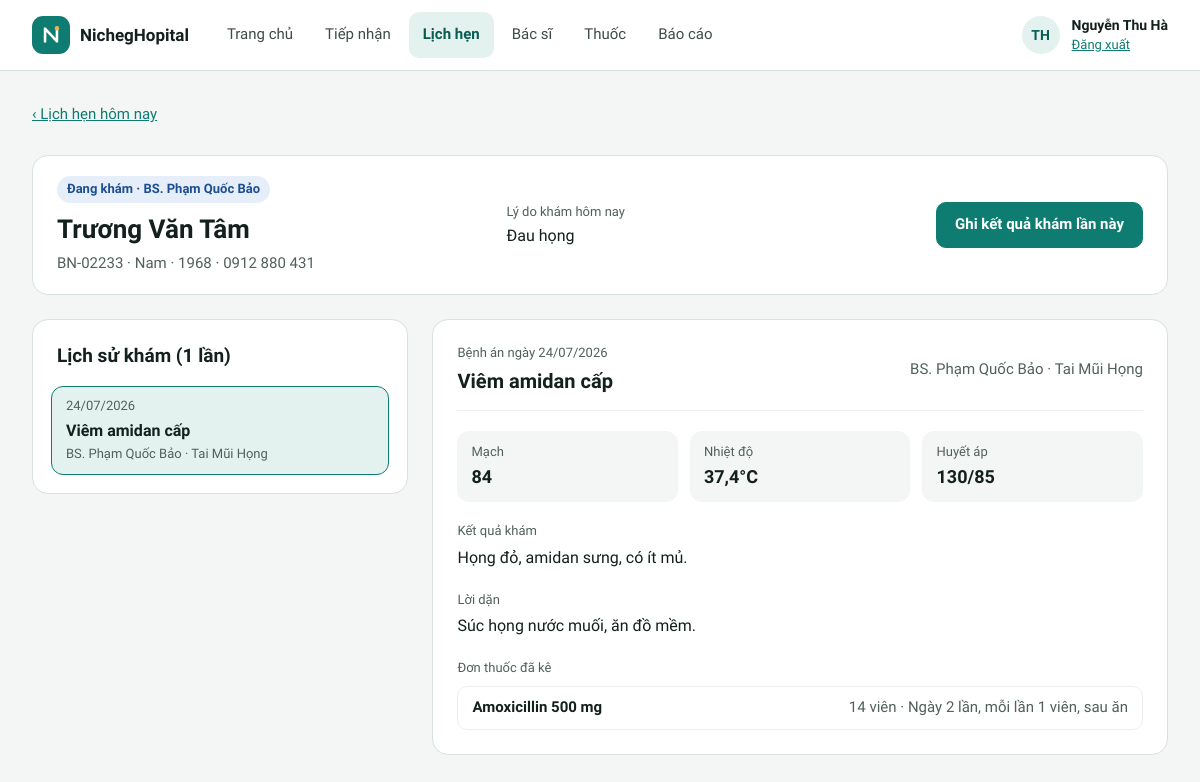
/quan-ly/lich-su-kham.php?id=104 (signed in), run on the app's committed database.
### tables this page shows
CREATE TABLE lich_hen (
  id           INT UNSIGNED AUTO_INCREMENT PRIMARY KEY,
  benh_nhan_id INT UNSIGNED NOT NULL,
  bac_si_id    INT UNSIGNED NOT NULL,
  ngay         DATE NOT NULL,
  gio          TIME NOT NULL,
  loai         ENUM('hen_truoc', 'vang_lai') NOT NULL DEFAULT 'hen_truoc' COMMENT 'vang_lai: đến khám không hẹn trước',
  ly_do        VARCHAR(255) NULL,
  trang_thai   ENUM('da_dat', 'cho_kham', 'dang_kham', 'da_kham', 'da_huy') NOT NULL DEFAULT 'da_dat',
  ly_do_huy    VARCHAR(100) NULL,
  tao_luc      DATETIME NOT NULL DEFAULT CURRENT_TIMESTAMP,
   
   
   
  giu_cho      TINYINT AS (IF(trang_thai = 'da_huy' OR loai = 'vang_lai', NULL, 1)) STORED,
  UNIQUE KEY uq_khung_gio (bac_si_id, ngay, gio, giu_cho),
  INDEX idx_lh_ngay (ngay, trang_thai),
  INDEX idx_lh_benh_nhan (benh_nhan_id),
  CONSTRAINT fk_lh_benh_nhan FOREIGN KEY (benh_nhan_id) REFERENCES benh_nhan (id),
  CONSTRAINT fk_lh_bac_si FOREIGN KEY (bac_si_id) REFERENCES bac_si (id)
);

CREATE TABLE bac_si (
  id            INT UNSIGNED AUTO_INCREMENT PRIMARY KEY,
  ho_ten        VARCHAR(100) NOT NULL,
  chuyen_khoa   VARCHAR(50)  NOT NULL,
  phong         VARCHAR(20)  NOT NULL,
  so_dien_thoai CHAR(10)     NOT NULL,
  email         VARCHAR(100) NULL,
  trinh_do      VARCHAR(100) NULL
);

CREATE TABLE benh_nhan (
  id            INT UNSIGNED AUTO_INCREMENT PRIMARY KEY,
  ma            VARCHAR(10)  NULL UNIQUE,
  ho_ten        VARCHAR(100) NOT NULL,
  so_dien_thoai CHAR(10)     NOT NULL UNIQUE,
  nam_sinh      SMALLINT UNSIGNED NULL,
  gioi_tinh     ENUM('Nam', 'Nữ') NULL,
  dia_chi       VARCHAR(255) NULL,
  tao_luc       DATETIME NOT NULL DEFAULT CURRENT_TIMESTAMP
);

CREATE TABLE benh_an (
  id           INT UNSIGNED AUTO_INCREMENT PRIMARY KEY,
  lich_hen_id  INT UNSIGNED NOT NULL UNIQUE,
  benh_nhan_id INT UNSIGNED NOT NULL,
  bac_si_id    INT UNSIGNED NOT NULL,
  ngay_kham    DATE NOT NULL,
  mach         VARCHAR(10) NULL,
  nhiet_do     VARCHAR(10) NULL,
  huyet_ap     VARCHAR(15) NULL,
  can_nang     VARCHAR(10) NULL,
  ket_qua      TEXT NOT NULL,
  chan_doan    VARCHAR(255) NOT NULL,
  loi_dan      TEXT NULL,
  tao_luc      DATETIME NOT NULL DEFAULT CURRENT_TIMESTAMP,
  INDEX idx_ba_benh_nhan (benh_nhan_id),
  INDEX idx_ba_ngay (ngay_kham),
  CONSTRAINT fk_ba_lich_hen FOREIGN KEY (lich_hen_id) REFERENCES lich_hen (id),
  CONSTRAINT fk_ba_benh_nhan FOREIGN KEY (benh_nhan_id) REFERENCES benh_nhan (id),
  CONSTRAINT fk_ba_bac_si FOREIGN KEY (bac_si_id) REFERENCES bac_si (id)
);

CREATE TABLE chi_tiet_don_thuoc (
  id           INT UNSIGNED AUTO_INCREMENT PRIMARY KEY,
  don_thuoc_id INT UNSIGNED NOT NULL,
  thuoc_id     INT UNSIGNED NOT NULL,
  so_luong     SMALLINT UNSIGNED NOT NULL,
  cach_dung    VARCHAR(255) NULL,
  UNIQUE KEY uq_thuoc_trong_don (don_thuoc_id, thuoc_id),
  CONSTRAINT fk_ct_don FOREIGN KEY (don_thuoc_id) REFERENCES don_thuoc (id) ON DELETE CASCADE,
  CONSTRAINT fk_ct_thuoc FOREIGN KEY (thuoc_id) REFERENCES thuoc (id)
);

CREATE TABLE thuoc (
  id          INT UNSIGNED AUTO_INCREMENT PRIMARY KEY,
  ma          VARCHAR(10)  NOT NULL UNIQUE,
  ten         VARCHAR(100) NOT NULL,
  ham_luong   VARCHAR(30)  NOT NULL,
  don_vi      VARCHAR(20)  NOT NULL,
  nhom        VARCHAR(50)  NOT NULL,
  lieu_toi_da VARCHAR(50)  NULL,
  luu_y       VARCHAR(500) NULL
);

### includes/tien-ich.php (called while the page is built, shortened)
<?php
function e(mixed $gia_tri): string
{
    return htmlspecialchars((string) ($gia_tri ?? ''), ENT_QUOTES, 'UTF-8');
}
function duong_dan_goc(): string
{
    static $goc = null;
    if ($goc === null) {
        $thu_muc_public = str_replace('\\', '/', (string) realpath(__DIR__ . '/../public'));
        $goc_web = rtrim(str_replace('\\', '/', (string) realpath($_SERVER['DOCUMENT_ROOT'] ?? '')), '/');
        $goc = '';
        if ($goc_web !== '' && str_starts_with($thu_muc_public . '/', $goc_web . '/')) {
            $phan = trim(substr($thu_muc_public, strlen($goc_web)), '/');
            $goc = $phan === '' ? '' : '/' . implode('/', array_map('rawurlencode', explode('/', $phan)));
        }
    }
    return $goc;
}
function url(string $trang, array $tham_so = []): string
{
    $tham_so = array_filter($tham_so, fn($v) => $v !== null && $v !== '');
    $chuoi = $tham_so ? '?' . http_build_query($tham_so, '', '&', PHP_QUERY_RFC3986) : '';
    return duong_dan_goc() . '/' . ltrim($trang, '/') . $chuoi;
}
function chi_so(string $chuoi): string
{
    return preg_replace('/\D+/', '', $chuoi);
}
function dinh_dang_sdt(?string $sdt): string
{
    $so = chi_so((string) $sdt);
    return strlen($so) === 10 ? substr($so, 0, 4) . ' ' . substr($so, 4, 3) . ' ' . substr($so, 7) : (string) $sdt;
}
function ten_bac_si(string $ho_ten): string
{
    return 'BS. ' . $ho_ten;
}
function ngay_vn(string $ngay): string
{
    return date('d/m/Y', strtotime($ngay));
}
function so(int|float $n): string
{
    return number_format($n, 0, ',', '.');
}

### includes/csdl.php (called while the page is built, shortened)
<?php
function csdl(): PDO
{
    static $pdo = null;
    if ($pdo === null) {
        $dsn = sprintf('mysql:host=%s;port=%d;dbname=%s;charset=utf8mb4', CSDL_MAY_CHU, CSDL_CONG, CSDL_TEN);
        try {
            $pdo = new PDO($dsn, CSDL_NGUOI_DUNG, CSDL_MAT_KHAU, [
                PDO::ATTR_ERRMODE => PDO::ERRMODE_EXCEPTION,
                PDO::ATTR_DEFAULT_FETCH_MODE => PDO::FETCH_ASSOC,
                PDO::ATTR_EMULATE_PREPARES => false,
            ]);
            $pdo->exec("SET time_zone = '+07:00'");
        } catch (PDOException $loi) {
            http_response_code(500);
            exit('Không kết nối được cơ sở dữ liệu. Hãy kiểm tra MySQL đã chạy và đã chạy lệnh "php database/cai-dat.php" (xem README.md). Chi tiết: '
                . htmlspecialchars($loi->getMessage()));
        }
    }
    return $pdo;
}
function truy_van(string $sql, array $tham_so = []): PDOStatement
{
    $lenh = csdl()->prepare($sql);
    $lenh->execute($tham_so);
    return $lenh;
}
function mot_dong(string $sql, array $tham_so = []): ?array
{
    $dong = truy_van($sql, $tham_so)->fetch();
    return $dong === false ? null : $dong;
}
function nhieu_dong(string $sql, array $tham_so = []): array
{
    return truy_van($sql, $tham_so)->fetchAll();
}

### includes/nghiep-vu.php (called while the page is built, shortened)
<?php
function ten_thuoc(array $thuoc): string
{
    return $thuoc['ten'] . ' ' . $thuoc['ham_luong'];
}
function so_luong_thuoc(int|string $so_luong, string $don_vi): string
{
    return so((int) $so_luong) . ' ' . mb_strtolower($don_vi);
}

### public/quan-ly/lich-su-kham.php (the view, shortened to what this page needs)
<?php
$lich_hen = mot_dong(
    'SELECT lh.*, bn.ma, bn.ho_ten, bn.gioi_tinh, bn.nam_sinh, bn.so_dien_thoai, bs.ho_ten AS bac_si
     FROM lich_hen lh JOIN benh_nhan bn ON bn.id = lh.benh_nhan_id JOIN bac_si bs ON bs.id = lh.bac_si_id
     WHERE lh.id = ?',
    [(int) ($_GET['id'] ?? 0)]
) ?? chuyen_huong('quan-ly/lich-hen-hom-nay.php');
$cac_lan = nhieu_dong(
    'SELECT ba.id, ba.ngay_kham, ba.chan_doan, bs.ho_ten AS bac_si, bs.chuyen_khoa
     FROM benh_an ba JOIN bac_si bs ON bs.id = ba.bac_si_id
     WHERE ba.benh_nhan_id = ? AND ba.lich_hen_id <> ? ORDER BY ba.ngay_kham DESC, ba.id DESC',
    [$lich_hen['benh_nhan_id'], $lich_hen['id']]
);
$dang_xem = null;
$thuoc = [];
if ($cac_lan) {
    $chon_id = (int) ($_GET['ba'] ?? $cac_lan[0]['id']);
    $dang_xem = mot_dong(
        'SELECT ba.*, bs.ho_ten AS bac_si, bs.chuyen_khoa FROM benh_an ba JOIN bac_si bs ON bs.id = ba.bac_si_id
         WHERE ba.id = ? AND ba.benh_nhan_id = ? AND ba.lich_hen_id <> ?',
        [$chon_id, $lich_hen['benh_nhan_id'], $lich_hen['id']]
    ) ?? chuyen_huong('quan-ly/lich-su-kham.php', ['id' => $lich_hen['id']]);
    $thuoc = nhieu_dong(
        'SELECT t.ten, t.ham_luong, t.don_vi, ct.so_luong, ct.cach_dung
         FROM don_thuoc dt JOIN chi_tiet_don_thuoc ct ON ct.don_thuoc_id = dt.id JOIN thuoc t ON t.id = ct.thuoc_id
         WHERE dt.benh_an_id = ? ORDER BY ct.id',
        [$dang_xem['id']]
    );
}
$da_kham = $lich_hen['trang_thai'] === 'da_kham';
?>
<main class="pg">
  <div class="pg-head">
    <a class="back-link" href="<?= e(url('quan-ly/lich-hen-hom-nay.php')) ?>">‹ Lịch hẹn hôm nay</a>
  </div>
  <section class="card row" style="padding:20px 24px;gap:16px 36px">
    <div class="stack g4" style="flex:1 1 260px">
      <span class="pill st-<?= e($lich_hen['trang_thai']) ?>" style="align-self:flex-start"><?= e(TRANG_THAI_LICH_HEN[$lich_hen['trang_thai']]) ?> · <?= e(ten_bac_si($lich_hen['bac_si'])) ?></span>
      <h1 style="margin-top:4px;font-size:26px"><?= e($lich_hen['ho_ten']) ?></h1>
      <span class="muted" style="font-size:15px"><?= e(implode(' · ', array_filter([$lich_hen['ma'], $lich_hen['gioi_tinh'], $lich_hen['nam_sinh'], dinh_dang_sdt($lich_hen['so_dien_thoai'])]))) ?></span>
    </div>
    <div class="stack g2" style="flex:1 1 240px">
      <span class="lb">Lý do khám hôm nay</span>
      <span style="font-size:16px;font-weight:500"><?= e($lich_hen['ly_do'] ?: '—') ?></span>
    </div>
    <a class="btn pri" href="<?= e(url('quan-ly/ket-qua-kham.php', ['id' => $lich_hen['id']])) ?>"><?= $da_kham ? 'Xem kết quả khám lần này' : 'Ghi kết quả khám lần này' ?></a>
  </section>
  <?php if (!$dang_xem): ?>
    <section class="card p24"><p class="muted" style="font-size:16px">Bệnh nhân khám lần đầu, chưa có lịch sử khám.</p></section>
  <?php else: ?>
    <div class="split">
      <section class="card p18 stack g8 side" style="flex:1 1 320px">
        <h2 class="side-title">Lịch sử khám (<?= count($cac_lan) ?> lần)</h2>
        <?php foreach ($cac_lan as $lan): $chon = $lan['id'] === $dang_xem['id']; ?>
          <a class="pick tall thin<?= $chon ? ' on' : '' ?>" style="min-height:76px" href="<?= e(url('quan-ly/lich-su-kham.php', ['id' => $lich_hen['id'], 'ba' => $lan['id']])) ?>"<?= $chon ? ' aria-current="true"' : '' ?>>
            <span class="s" style="font-weight:500"><?= e(ngay_vn($lan['ngay_kham'])) ?></span>
            <span class="t" style="font-size:16px"><?= e($lan['chan_doan']) ?></span>
            <span class="s"><?= e(ten_bac_si($lan['bac_si'])) ?> · <?= e($lan['chuyen_khoa']) ?></span>
          </a>
        <?php endforeach; ?>
      </section>
      <section class="card p24 stack g20 main">
        <div class="row between" style="gap:8px;padding-bottom:14px;border-bottom:1px solid #EBEFEE">
          <div class="stack g4">
            <span class="lb">Bệnh án ngày <?= e(ngay_vn($dang_xem['ngay_kham'])) ?></span>
            <strong style="font-size:20px;font-weight:600"><?= e($dang_xem['chan_doan']) ?></strong>
          </div>
          <span class="muted" style="font-size:15px"><?= e(ten_bac_si($dang_xem['bac_si'])) ?> · <?= e($dang_xem['chuyen_khoa']) ?></span>
        </div>
        <div class="vitals">
          <div class="vital"><span class="lb">Mạch</span><strong><?= e($dang_xem['mach'] ?: '—') ?></strong></div>
          <div class="vital"><span class="lb">Nhiệt độ</span><strong><?= e($dang_xem['nhiet_do'] ? $dang_xem['nhiet_do'] . '°C' : '—') ?></strong></div>
          <div class="vital"><span class="lb">Huyết áp</span><strong><?= e($dang_xem['huyet_ap'] ?: '—') ?></strong></div>
        </div>
        <div class="stack g4"><span class="lb">Kết quả khám</span><p style="font-size:16px;line-height:1.6"><?= nl2br(e($dang_xem['ket_qua'])) ?></p></div>
        <?php if ($dang_xem['loi_dan']): ?>
          <div class="stack g4"><span class="lb">Lời dặn</span><p style="font-size:16px;line-height:1.6"><?= nl2br(e($dang_xem['loi_dan'])) ?></p></div>
        <?php endif; ?>
        <div class="stack g8">
          <span class="lb">Đơn thuốc đã kê</span>
          <?php if ($thuoc): ?>
            <ul class="rx compact">
              <?php foreach ($thuoc as $t): ?>
                <li><span class="strong"><?= e(ten_thuoc($t)) ?></span><span class="muted"><?= e(so_luong_thuoc($t['so_luong'], $t['don_vi'])) ?><?= $t['cach_dung'] ? ' · ' . e($t['cach_dung']) : '' ?></span></li>
              <?php endforeach; ?>
            </ul>
          <?php else: ?>
            <span class="muted" style="font-size:15px">Không kê đơn.</span>
          <?php endif; ?>
        </div>
      </section>
    </div>
  <?php endif; ?>
</main>

### public/assets/app.css (style rules this page uses)
:root { --nen: #F4F6F5; --chu: #13201E; --chinh: #0E7C70; --chinh-dam: #0A5C53; --dam: #0B4F48; --nhat: #E3F2EF; --vien: #D9E1DF; --vien-o: #C9D3D0; --phu: #51605C; --nhan: #2F3B38; --ke: #EBEFEE; }
* { box-sizing: border-box; }
html { -webkit-text-size-adjust: 100%; scroll-padding-top: 88px; }
body { margin: 0; min-height: 100vh; background: var(--nen); color: var(--chu); font-family: 'Lexend', system-ui, sans-serif; font-size: 15px; line-height: 1.45; }
a { color: var(--chinh); }
h1, h2, h3, p { margin: 0; }
h1, h2, h3 { font-weight: 600; }
ul { margin: 0; padding: 0; list-style: none; }
.muted { color: var(--phu); }
.lb { font-size: 13px; color: var(--phu); font-weight: 500; }
.stack { display: flex; flex-direction: column; }
.g2 { gap: 2px; }
.g4 { gap: 4px; }
.g8 { gap: 8px; }
.g20 { gap: 20px; }
.row { display: flex; flex-wrap: wrap; align-items: center; gap: 12px; }
.between { justify-content: space-between; }
.split { display: flex; flex-wrap: wrap; gap: 24px; align-items: flex-start; }
.split > .side { flex: 1 1 300px; min-width: 0; }
.split > .main { flex: 2.4 1 600px; min-width: 0; }
.pg { max-width: 1440px; margin: 0 auto; padding: 28px 32px 48px; display: flex; flex-direction: column; gap: 24px; }
.pg-head { display: flex; flex-direction: column; gap: 6px; }
.back-link { font-size: 15px; font-weight: 500; min-height: 32px; display: inline-flex; align-items: center; align-self: flex-start; }
.card { background: #FFFFFF; border: 1px solid var(--vien); border-radius: 16px; }
.p18 { padding: 18px; }
.p24 { padding: 24px; }
.card h2 { font-size: 19px; }
.side-title { margin: 4px 6px 8px; font-size: 18px; }
.btn { min-height: 46px; padding: 0 18px; border-radius: 10px; border: 1px solid var(--vien-o); background: #FFFFFF; color: var(--chu); font-size: 15px; font-weight: 600; display: inline-flex; align-items: center; justify-content: center; gap: 8px; cursor: pointer; text-decoration: none; white-space: nowrap; }
.btn.pri { background: var(--chinh); border-color: var(--chinh); color: #FFFFFF; }
.pill { display: inline-flex; align-items: center; gap: 6px; font-size: 13px; font-weight: 600; padding: 4px 10px; border-radius: 999px; white-space: nowrap; }
.st-dang_kham { background: #E6EEF9; color: #1D4F91; }
.strong { font-weight: 600; }
.pick { display: flex; align-items: center; gap: 14px; padding: 14px 16px; border-radius: 14px; border: 2px solid var(--vien); background: #FFFFFF; color: var(--chu); text-decoration: none; text-align: left; width: 100%; min-height: 84px; }
.pick.on { border-color: var(--chinh); background: var(--nhat); }
.pick.thin { border-width: 1px; border-radius: 12px; min-height: 58px; padding: 8px 12px; gap: 12px; }
.pick.tall { min-height: 76px; flex-direction: column; align-items: stretch; justify-content: center; gap: 3px; padding: 10px 14px; }
.pick .t { font-size: 16px; font-weight: 600; }
.pick .s { font-size: 14px; color: var(--phu); }
.pick.thin .t { font-size: 15px; }
.pick.thin .s, .pick.tall .s { font-size: 13px; }
.vitals { display: grid; grid-template-columns: repeat(auto-fit, minmax(min(150px, 100%), 1fr)); gap: 12px; }
.vital { background: var(--nen); border-radius: 12px; padding: 12px 14px; display: flex; flex-direction: column; gap: 2px; }
.vital strong { font-size: 18px; font-weight: 600; }
.rx { display: flex; flex-direction: column; gap: 10px; }
.rx li { border: 1px solid var(--ke); border-radius: 12px; padding: 14px 16px; display: flex; flex-direction: column; gap: 6px; }
.rx.compact { gap: 6px; }
.rx.compact li { flex-direction: row; flex-wrap: wrap; justify-content: space-between; gap: 8px; padding: 10px 14px; border-radius: 10px; font-size: 15px; }

### data on the page
lich_hen: trang_thai "Đang khám", bac_si.ho_ten "BS. Phạm Quốc Bảo", benh_nhan.ho_ten "Trương Văn Tâm", benh_nhan.so_dien_thoai "BN-02233 · Nam · 1968 · 0912 880 431", ly_do "Đau họng"
benh_an: ngay_kham "24/07/2026", chan_doan "Viêm amidan cấp", bac_si.ho_ten "BS. Phạm Quốc Bảo", bac_si.chuyen_khoa "Tai Mũi Họng", mach "84", nhiet_do "37,4°C", huyet_ap "130/85", ket_qua "Họng đỏ, amidan sưng, có ít mủ.", loi_dan "Súc họng nước muối, ăn đồ mềm."
chi_tiet_don_thuoc: thuoc.ham_luong "Amoxicillin 500 mg", so_luong.don_vi "14 viên", cach_dung "Ngày 2 lần, mỗi lần 1 viên, sau ăn"

### other printed values
TEN_PHONG_KHAM "NichegHopital"
$nhan "Trang chủ"
$nhan "Tiếp nhận"
$nhan "Lịch hẹn"
$nhan "Bác sĩ"
$nhan "Thuốc"
$nhan "Báo cáo"
chu_cai_dau($nguoi_dung['ho_ten']) "TH"
$nguoi_dung['ho_ten'] "Nguyễn Thu Hà"
count($cac_lan) "1"
